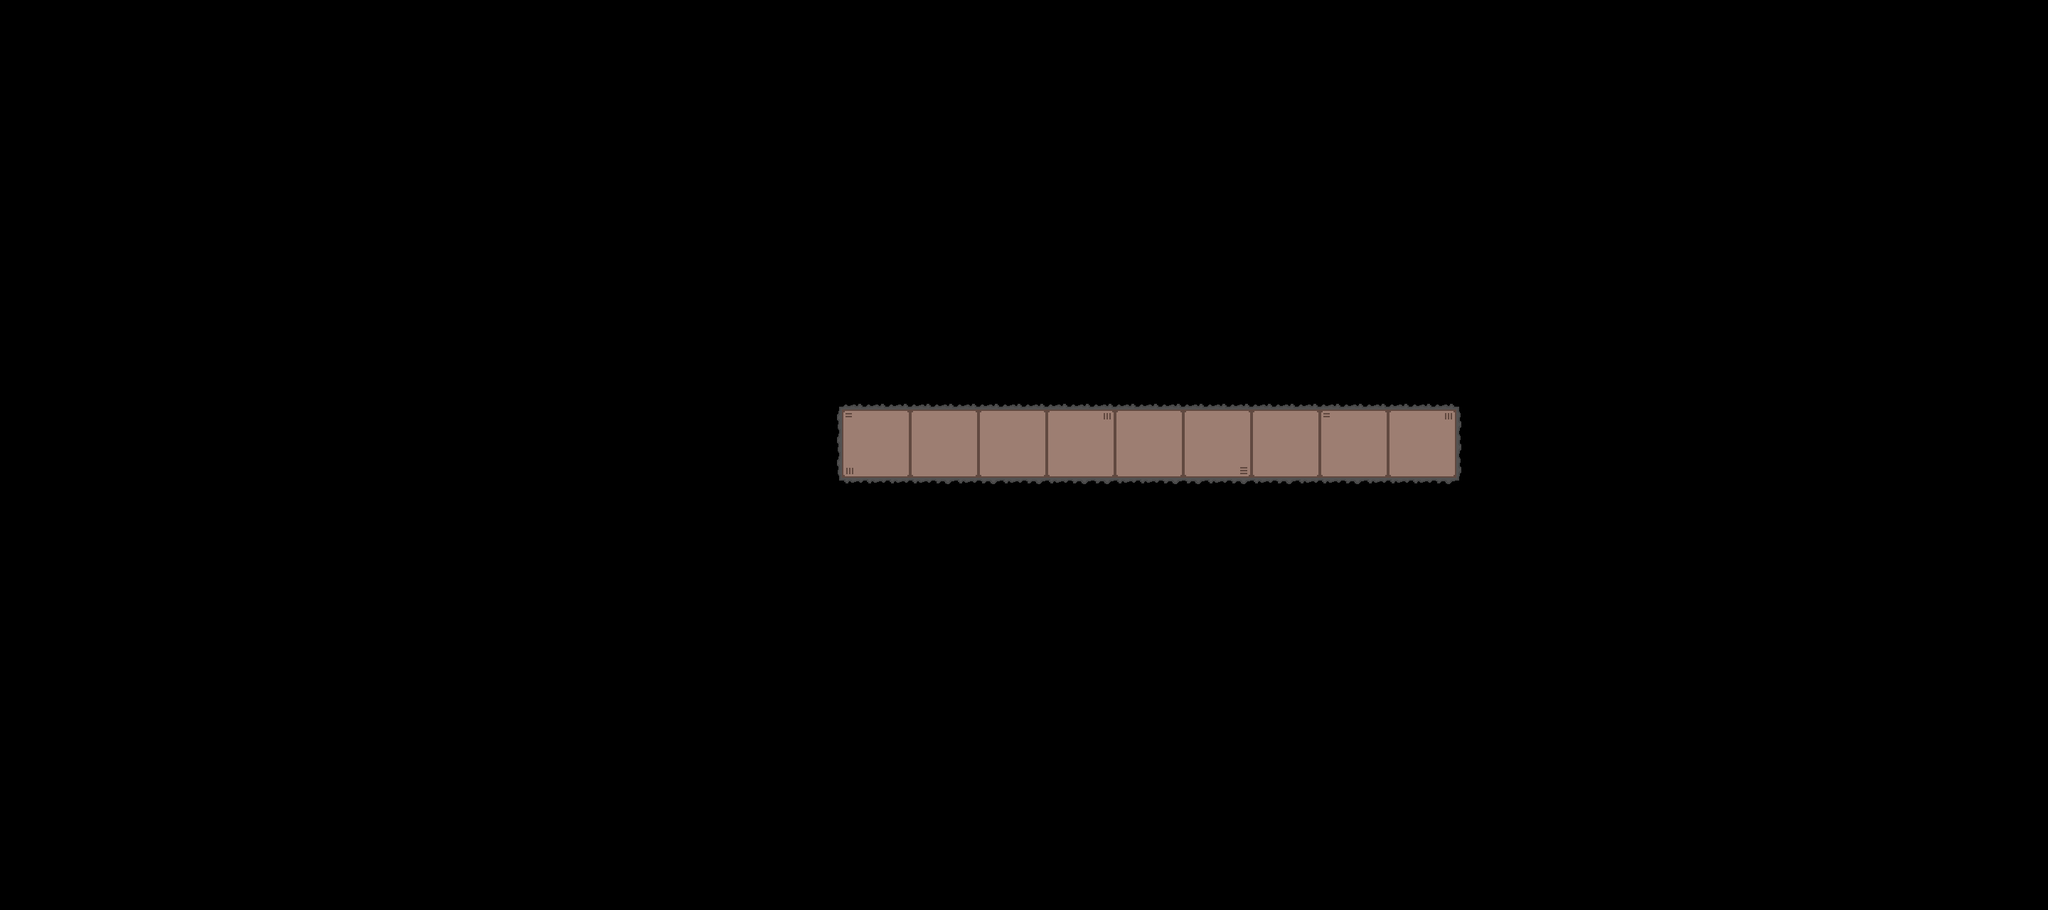

Tiled map render using the project's own tile images. Description and the map definition, with tile-layer contents summarised, below:
An orthogonal 90x40 tile map with 32x32 px tiles, 2 tile layers (background, walls), 2 tilesets and 1 object.

<map version="1.8" tiledversion="1.8.2" orientation="orthogonal" renderorder="left-up" width="90" height="40" tilewidth="32" tileheight="32" infinite="0" nextlayerid="7" nextobjectid="4">
 <tileset firstgid="1" name="tileset" tilewidth="32" tileheight="32" tilecount="30" columns="5">
  <image source="../images/tileset.png" trans="003039" width="160" height="192" />
 </tileset>
 <tileset firstgid="31" name="o2_can" tilewidth="64" tileheight="64" tilecount="1" columns="1">
  <image source="../images/o2_can.png" trans="003039" width="64" height="64" />
 </tileset>
 <layer id="1" name="background" width="90" height="40">
  <data>[3600 cells, 3600 non-empty, 14 distinct tile ids]</data>
 </layer>
 <layer id="6" name="walls" width="90" height="40">
  <data>[3600 cells, 64 non-empty, 9 distinct tile ids]</data>
 </layer>
 <objectgroup id="4" name="Items">
  <object id="1" gid="31" x="1790" y="674" width="32" height="32" />
 </objectgroup>
</map>
